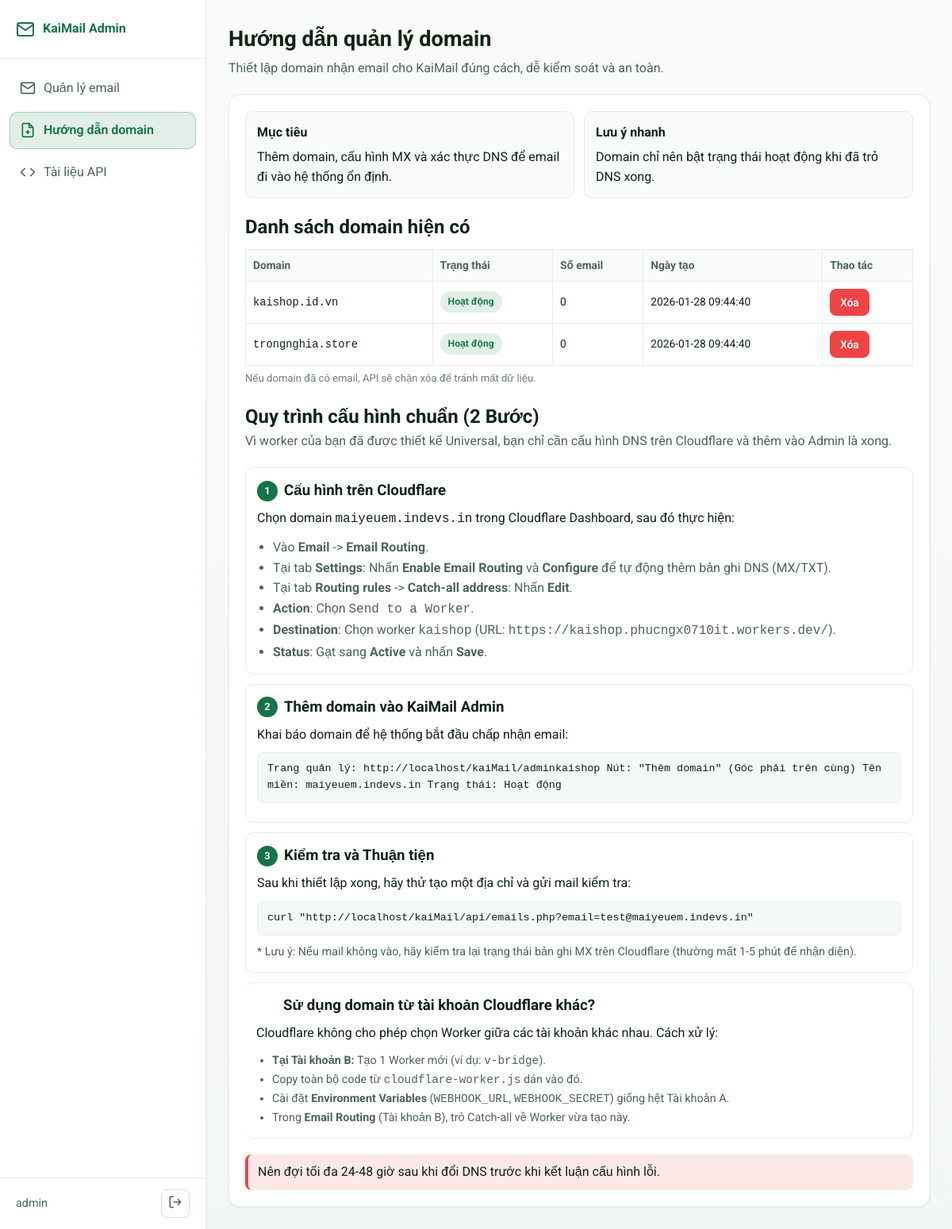
Screenshot of /adminkaishop/docs-domain.php with the database file from the repository.
### tables this page shows
CREATE TABLE IF NOT EXISTS domains (
    id INT AUTO_INCREMENT PRIMARY KEY,
    domain VARCHAR(255) NOT NULL UNIQUE,
    is_active TINYINT(1) DEFAULT 1,
    created_at TIMESTAMP DEFAULT CURRENT_TIMESTAMP,
    INDEX idx_domain (domain),
    INDEX idx_active (is_active)
);

### adminkaishop/docs-domain.php (the view, shortened to what this page needs)
<?php
require_once __DIR__ . '/../includes/AdminLayout.php';
$domains = [];
try {
    $db = getDB();
    $stmt = $db->query("
        SELECT d.id, d.domain, d.is_active, d.created_at, COUNT(e.id) AS email_count
        FROM domains d
        LEFT JOIN emails e ON e.email LIKE CONCAT('%@', d.domain)
        GROUP BY d.id, d.domain, d.is_active, d.created_at
        ORDER BY d.is_active DESC, d.domain ASC
    ");
    $domains = $stmt->fetchAll();
} catch (Exception $e) {
    error_log('Docs domain: load failed - ' . $e->getMessage());
}
?>
<div class="docs-container">
    <header class="docs-header">
        <h1>Hướng dẫn quản lý domain</h1>
        <p>Thiết lập domain nhận email cho KaiMail đúng cách, dễ kiểm soát và an toàn.</p>
    </header>
    <div class="docs-content">
        <section class="docs-grid">
            <article class="info-card">
                <h3>Mục tiêu</h3>
                <p>Thêm domain, cấu hình MX và xác thực DNS để email đi vào hệ thống ổn định.</p>
            </article>
            <article class="info-card">
                <h3>Lưu ý nhanh</h3>
                <p>Domain chỉ nên bật trạng thái hoạt động khi đã trỏ DNS xong.</p>
            </article>
        </section>
        <section>
            <h2>Danh sách domain hiện có</h2>
            <table class="param-table">
                <thead>
                    <tr>
                        <th>Domain</th>
                        <th>Trạng thái</th>
                        <th>Số email</th>
                        <th>Ngày tạo</th>
                        <th>Thao tác</th>
                    </tr>
                </thead>
                <tbody>
                    <?php if (empty($domains)): ?>
                        <tr>
                            <td colspan="5">Chưa có domain nào.</td>
                        </tr>
                    <?php else: ?>
                        <?php foreach ($domains as $domain): ?>
                            <tr>
                                <td><code><?= htmlspecialchars((string) $domain['domain'], ENT_QUOTES, 'UTF-8') ?></code></td>
                                <td>
                                    <?php if ((int) $domain['is_active'] === 1): ?>
                                        <span class="status-chip active">Hoạt động</span>
                                    <?php else: ?>
                                        <span class="status-chip inactive">Tạm tắt</span>
                                    <?php endif; ?>
                                </td>
                                <td><?= (int) $domain['email_count'] ?></td>
                                <td><?= htmlspecialchars((string) $domain['created_at'], ENT_QUOTES, 'UTF-8') ?></td>
                                <td>
                                    <button type="button" class="btn danger btn-sm"
                                        data-domain-delete="<?= (int) $domain['id'] ?>"
                                        data-domain-name="<?= htmlspecialchars((string) $domain['domain'], ENT_QUOTES, 'UTF-8') ?>">
                                        Xóa
                                    </button>
                                </td>
                            </tr>
                        <?php endforeach; ?>
                    <?php endif; ?>
                </tbody>
            </table>
            <p class="field-note">Nếu domain đã có email, API sẽ chặn xóa để tránh mất dữ liệu.</p>
        </section>
        <section style="margin-top: 20px;">
            <h2>Quy trình cấu hình chuẩn (2 Bước)</h2>
            <p style="margin-bottom: 20px; color: var(--color-text-secondary);">Vì worker của bạn đã được thiết kế
                Universal, bạn chỉ cần cấu hình DNS trên Cloudflare và thêm vào Admin là xong.</p>
            <article class="step-card">
                <h3><span class="step-number">1</span> Cấu hình trên Cloudflare</h3>
                <p>Chọn domain <code>maiyeuem.indevs.in</code> trong Cloudflare Dashboard, sau đó thực hiện:</p>
                <ul style="padding-left: 20px; margin-top: 10px; color: var(--color-text-secondary); line-height: 1.6;">
                    <li>Vào <strong>Email</strong> -> <strong>Email Routing</strong>.</li>
                    <li>Tại tab <strong>Settings</strong>: Nhấn <strong>Enable Email Routing</strong> và
                        <strong>Configure</strong> để tự động thêm bản ghi DNS (MX/TXT).
                    </li>
                    <li>Tại tab <strong>Routing rules</strong> -> <strong>Catch-all address</strong>: Nhấn
                        <strong>Edit</strong>.
                    </li>
                    <li><strong>Action</strong>: Chọn <code>Send to a Worker</code>.</li>
                    <li><strong>Destination</strong>: Chọn worker <code>kaishop</code> (URL:
                        <code>https://kaishop.phucngx0710it.workers.dev/</code>).
                    </li>
                    <li><strong>Status</strong>: Gạt sang <strong>Active</strong> và nhấn <strong>Save</strong>.</li>
                </ul>
            </article>
            <article class="step-card">
                <h3><span class="step-number">2</span> Thêm domain vào KaiMail Admin</h3>
                <p>Khai báo domain để hệ thống bắt đầu chấp nhận email:</p>
                <div class="code-box" style="margin: 10px 0;">
                    Trang quản lý: <?= htmlspecialchars(BASE_URL, ENT_QUOTES, 'UTF-8') ?>/adminkaishop
                    Nút: "Thêm domain" (Góc phải trên cùng)
                    Tên miền: maiyeuem.indevs.in
                    Trạng thái: Hoạt động</div>
            </article>
            <article class="step-card">
                <h3><span class="step-number">3</span> Kiểm tra và Thuận tiện</h3>
                <p>Sau khi thiết lập xong, hãy thử tạo một địa chỉ và gửi mail kiểm tra:</p>
                <div class="code-box">curl
                    "<?= htmlspecialchars(BASE_URL, ENT_QUOTES, 'UTF-8') ?>/api/emails.php?email=test@maiyeuem.indevs.in"
                </div>
                <p style="margin-top: 10px; font-size: 0.9em; color: var(--color-text-secondary);">* Lưu ý: Nếu mail
                    không vào, hãy kiểm tra lại trạng thái bản ghi MX trên Cloudflare (thường mất 1-5 phút để nhận
                    diện).</p>
            </article>
            <article class="step-card" style="border-left: 4px solid var(--color-warning);">
                <h3><span class="step-number" style="background: var(--color-warning); color: #fff;">!</span> Sử dụng
                    domain từ tài khoản Cloudflare khác?</h3>
                <p>Cloudflare không cho phép chọn Worker giữa các tài khoản khác nhau. Cách xử lý:</p>
                <ul
                    style="padding-left: 20px; margin-top: 10px; color: var(--color-text-secondary); font-size: 0.9em; line-height: 1.6;">
                    <li><strong>Tại Tài khoản B:</strong> Tạo 1 Worker mới (ví dụ: <code>v-bridge</code>).</li>
                    <li>Copy toàn bộ code từ <code>cloudflare-worker.js</code> dán vào đó.</li>
                    <li>Cài đặt <strong>Environment Variables</strong> (<code>WEBHOOK_URL</code>,
                        <code>WEBHOOK_SECRET</code>) giống hệt Tài khoản A.</li>
                    <li>Trong <strong>Email Routing</strong> (Tài khoản B), trỏ Catch-all về Worker vừa tạo này.</li>
                </ul>
            </article>
        </section>
        <section style="margin-top: 20px;">
            <div class="hint-box warning">
                Nên đợi tối đa 24-48 giờ sau khi đổi DNS trước khi kết luận cấu hình lỗi.
            </div>
        </section>
    </div>
</div>

### css/admin.css (style rules this page uses)
:root { --user-btn-bg: #157347; --user-btn-bg-hover: #12613a; --user-btn-border: #157347; --user-btn-border-hover: #12613a; --user-btn-text: #ffffff; --user-btn-font-family: 'Roboto', sans-serif; --user-btn-font-size: 16px; --user-btn-font-weight: 600; --user-btn-radius: 8px; --user-btn-pad-y: 8px; --user-btn-pad-x: 16px; --user-btn-min-height: 40px; --user-btn-blue: #0ea5e9; --user-btn-blue-hover: #0284c7; --user-btn-red: #ef4444; --user-btn-red-hover: #dc2626; --color-bg: #f4f7f5; --color-surface: #ffffff; --color-surface-soft: #f8fbf9; --color-border: #d6e1da; --color-border-soft: #e8eeea; --color-text: #102316; --color-text-secondary: #4e6455; --color-muted: #6f8275; --color-primary: var(--user-btn-bg); --color-primary-hover: var(--user-btn-bg-hover); --color-primary-soft: rgba(21, 115, 71, 0.12); --color-danger: var(--user-btn-red); --color-danger-soft: rgba(239, 68, 68, 0.12); --color-info: var(--user-btn-blue); --color-info-soft: rgba(14, 165, 233, 0.12); --shadow-sm: 0 1px 2px rgba(16, 35, 22, 0.08); --shadow-md: 0 10px 25px rgba(18, 97, 58, 0.08); --radius-sm: 6px; --radius-md: 10px; --radius-lg: 14px; --radius-xl: 20px; --sidebar-width: 260px; --transition: 160ms ease; }
* { margin: 0; padding: 0; box-sizing: border-box; }
html { font-size: 16px; -webkit-font-smoothing: antialiased; }
body { font-family: var(--user-btn-font-family); background: linear-gradient(180deg, #f8fbf9 0%, #f2f6f4 100%); color: var(--color-text); min-height: 100vh; line-height: 1.55; display: flex; }
.field-note { margin-top: 6px; color: var(--color-muted); font-size: 0.82rem; }
.btn { display: inline-flex; align-items: center; justify-content: center; gap: 8px; min-height: var(--user-btn-min-height); padding: var(--user-btn-pad-y) var(--user-btn-pad-x); border-radius: var(--user-btn-radius); border: 1px solid var(--user-btn-border); font-family: var(--user-btn-font-family); font-size: 0.95rem; font-weight: var(--user-btn-font-weight); cursor: pointer; transition: background var(--transition), border-color var(--transition), transform var(--transition); text-decoration: none; }
.btn.danger { background: var(--user-btn-red); color: #ffffff; border-color: var(--user-btn-red); }
.btn-sm { min-height: 34px; padding: 6px 12px; font-size: 0.85rem; }
.docs-container { margin: 0 auto; }
.docs-header { margin-bottom: 20px; }
.docs-header h1 { font-size: 1.7rem; margin-bottom: 4px; }
.docs-header p { color: var(--color-text-secondary); }
.docs-content { background: var(--color-surface); border: 1px solid var(--color-border-soft); border-radius: var(--radius-lg); box-shadow: var(--shadow-sm); padding: 20px; }
.docs-grid { display: grid; grid-template-columns: repeat(2, minmax(0, 1fr)); gap: 12px; margin-bottom: 18px; }
.info-card { background: var(--color-surface-soft); border: 1px solid var(--color-border-soft); border-radius: var(--radius-md); padding: 14px; }
.info-card h3 { font-size: 1rem; margin-bottom: 6px; }
.step-card { border: 1px solid var(--color-border-soft); border-radius: var(--radius-md); padding: 14px; margin-bottom: 12px; }
.step-card h3 { display: flex; align-items: center; gap: 8px; margin-bottom: 8px; }
.step-number { width: 26px; height: 26px; border-radius: 999px; background: var(--color-primary); color: #fff; display: inline-flex; align-items: center; justify-content: center; font-size: 0.8rem; font-weight: 700; }
.code-box { background: #f4f8f6; border: 1px solid var(--color-border-soft); border-radius: 8px; padding: 10px 12px; font-family: Consolas, Monaco, 'Courier New', monospace; font-size: 0.84rem; overflow-x: auto; margin: 10px 0; }
.hint-box { border-left: 4px solid var(--color-primary); background: var(--color-primary-soft); border-radius: 8px; padding: 10px 12px; color: var(--color-text); }
.hint-box.warning { border-left-color: var(--color-danger); background: var(--color-danger-soft); }
.param-table { width: 100%; border-collapse: collapse; margin-top: 8px; }
.param-table th, .param-table td { border: 1px solid var(--color-border-soft); padding: 9px; font-size: 0.86rem; text-align: left; }
.param-table th { background: var(--color-surface-soft); color: var(--color-text-secondary); }
.status-chip { display: inline-flex; align-items: center; border-radius: 999px; padding: 4px 10px; font-size: 0.76rem; font-weight: 600; }
.status-chip.active { background: var(--color-primary-soft); color: var(--color-primary); }

### rows the page displays
domains: domain "kaishop.id.vn", is_active "Hoạt động", email_count "0", created_at "2026-01-28 09:44:40"
domains: domain "trongnghia.store", is_active "Hoạt động", email_count "0", created_at "2026-01-28 09:44:40"

### other values shown
$safeLabel "Quản lý email"
$safeLabel "Hướng dẫn domain"
$safeLabel "Tài liệu API"
$safeUsername "admin"
BASE_URL "http://localhost/kaiMail"
